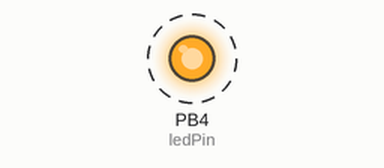
Simulated run of this program. Board: ATtiny85, built with avr-gcc and run on an emulated ATtiny85. On the bench: output pins drawn as LEDs (lit = HIGH). Dashed ring = blinking.

Above: at 0.05 s.
Timing chart, 0 to 3.0 s (numbered marks = the images above):
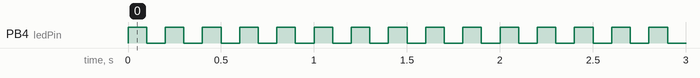

Measured:
- by itself, PB4 (ledPin): alternates HIGH for 0.10 s and LOW for 0.10 s

The program:

main.cpp
```cpp
#include <Arduino.h>

int ledPin = 4;

void setup() {
    // put your setup code here, to run once:
    pinMode(ledPin, OUTPUT);
}

void loop() {
    // put your main code here, to run repeatedly:
    digitalWrite(ledPin, HIGH);   // turn the LED on (HIGH is the voltage level)
    delay(100);                       // wait for a second
    digitalWrite(ledPin, LOW);    // turn the LED off by making the voltage LOW
    delay(100);                       // wait for a second
}
```
